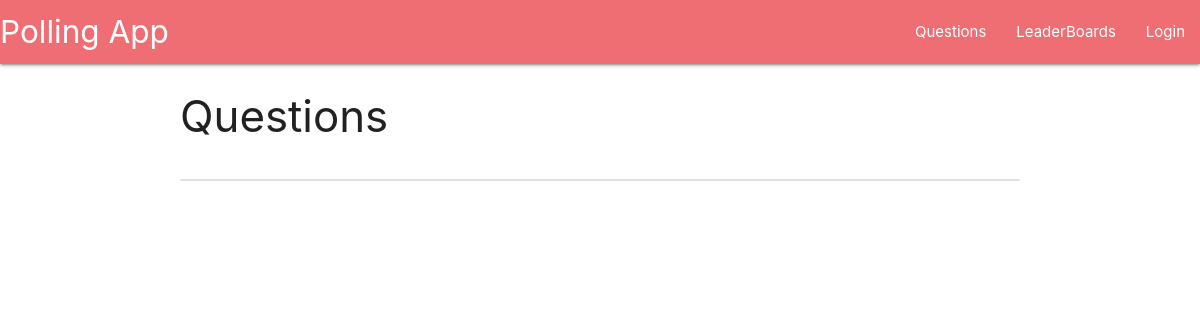
The app's page /, older data.
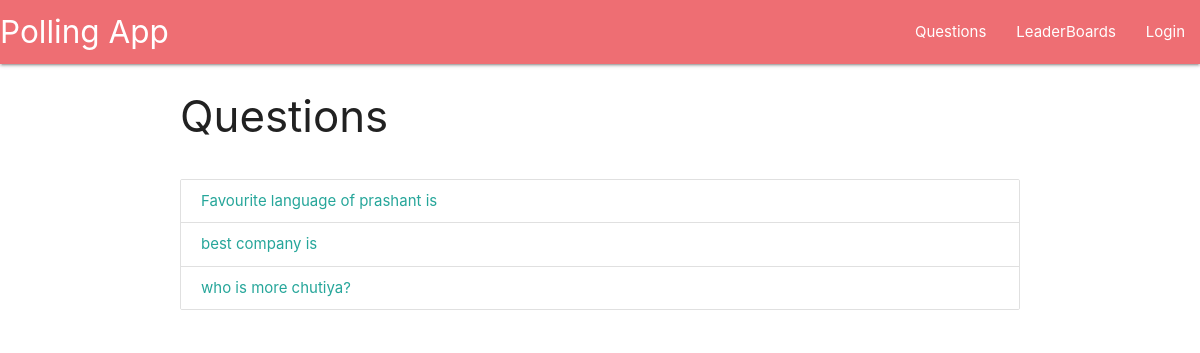
The same page, newer data.
### main/models.py (models this page shows, shortened)
class Question(models.Model):
    slug = models.SlugField()
    content = models.CharField(max_length=1024)

### main/views.py (the view)
# urls.py: path('', views.Index.as_view(), name="index"),
class Index(ListView):
    model = models.Question
    template_name = 'main/index.html'

### templates/main/index.html
{% extends 'base.html' %}
{% block content %}
{% include 'main/components/navbar.html' %}
<div class="container">
  <div class="row">
    <h3>Questions</h3>
  </div>
  <div class="row">
    <div class="col-6">
      <div class="collection">
        {% for question in question_list %}
        <a href="{% url 'question' question.slug %}" class="collection-item">
          {{ question.content }}
        </a>
        {% endfor %}
      </div>
    </div>
  </div>
</div>
{% endblock %}

### templates/base.html (shortened to what this page needs)
<!DOCTYPE html>
<html lang="en" dir="ltr">
<head>
  <link rel="stylesheet" href="https://cdnjs.cloudflare.com/ajax/libs/materialize/1.0.0/css/materialize.min.css">
</head>
<body>
  {% block content %}
  {% endblock %}
</body>
</html>

### templates/main/components/navbar.html
<nav>
  <div class="nav-wrapper">
    <a href="#" class="brand-logo">Polling App</a>
    <ul id="nav-mobile" class="right hide-on-med-and-down">
      <li><a href="#">Questions</a></li>
      <li><a href="#">LeaderBoards</a></li>
      <li>
        {% if request.user.is_authenticated %}
        <a href="{% url 'logout' %}">Logout</a>
        {% else %}
        <a href="{% url 'login' %}">Login</a>
        {% endif %}
      </li>
    </ul>
  </div>
</nav>

Row changes from the older to the newer data that the page shows:
added Question: content "Favourite language of prashant is"
added Question: content "best company is"
added Question: content "who is more chutiya?"
